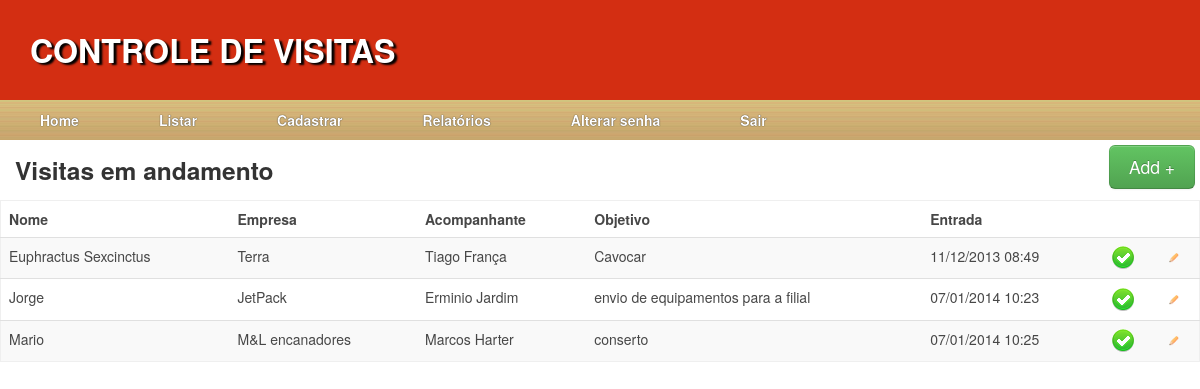
The app's page /index.php?p=listarVisitas (signed in) with its own data.
### tables this page shows
CREATE TABLE IF NOT EXISTS `visita` (
  `id_visita` int(11) NOT NULL AUTO_INCREMENT,
  `visitante_idvisitante` int(11) NOT NULL,
  `funcionario_idfuncionario` int(11) NOT NULL,
  `entrada` datetime DEFAULT NULL,
  `saida` datetime DEFAULT NULL,
  `objetivo_visita` varchar(200) DEFAULT NULL,
  `carga` tinyint(1) DEFAULT NULL,
  `visita_em_andamento` tinyint(1) DEFAULT NULL,
  `habilitado` tinyint(1) DEFAULT NULL,
  PRIMARY KEY (`id_visita`),
  KEY `fk_visita_visitante_idx` (`visitante_idvisitante`),
  KEY `fk_visita_funcionario1_idx` (`funcionario_idfuncionario`)
);

CREATE TABLE IF NOT EXISTS `visitante` (
  `id_visitante` int(11) NOT NULL AUTO_INCREMENT,
  `nome` varchar(100) DEFAULT NULL,
  `empresa` varchar(100) DEFAULT NULL,
  `foto` varchar(150) DEFAULT NULL,
  PRIMARY KEY (`id_visitante`)
);

CREATE TABLE IF NOT EXISTS `funcionario` (
  `id_funcionario` int(11) NOT NULL AUTO_INCREMENT,
  `nome` varchar(100) DEFAULT NULL,
  `setor` varchar(100) DEFAULT NULL,
  `habilitado` tinyint(1) NOT NULL,
  PRIMARY KEY (`id_funcionario`)
);

### conexao.class.php (called while the page is built, shortened)
<?php
@include_once('funcoes.php');
class conexao {
    private $db_host = 'localhost';
    private $db_user = 'controledevisita';
    private $db_pass = '123';
    private $db_name = 'controledevisitas';
    private $con = false;
    public function connect() {
        if(!$this->con) {
            $myconn = @mysql_connect($this->db_host,$this->db_user,$this->db_pass);
            if($myconn) {
                $seldb = @mysql_select_db($this->db_name,$myconn);
                if($seldb) {
                    $this->con = true;
                    return true;
                } else {
                    return false;
                }
            } else {
                return false;
            }
        } else {
            return true;
        }
    }
    public function disconnect() {
	    if($this->con) {
	        if(@mysql_close()) {
				$this->con = false;
	            return true;
	        } else {
	            return false;
	        }
	    }
    }
}

### crud.class.php (called while the page is built, shortened)
<?php
@include_once('funcoes.php');
require_once('conexao.class.php');
require_once('log.class.php');
  class crud {
    public function __construct($tabela) {
        $this->tabela = $tabela;
        return $this->tabela;
    }
	public function query($query) {
		if(!$this->q = mysql_query($query)) die();
		$result = null;
		while($linha = mysql_fetch_assoc($this->q))
			$result[] = $linha;
		return $result;
	}
}

### log.class.php (called while the page is built, shortened)
<?php
require_once('conexao.class.php');
class log{
	public function __construct( $sql, $justificativa) {
        $this->sql = mysql_real_escape_string($sql);
		$query = explode(" ", $this->sql);
		$blacklist = array(
			"insert", "update", "delete", "truncate", "drop", "DECLARE", "EXEC", "SET",
			"CAST",	"alter", "index", "event", "trigger", "grant", "super", "process",
			"reload", "shutdown", "lock", "replication", "user"
		);
    }
}

### listagem/listarVisitas.php (the view, shortened to what this page needs)
<?php
    @include_once('funcoes.php');
	require_once('conexao.class.php');
    require_once('crud.class.php');
?>
<?php if(@$_SESSION['usuario_edicao']) { ?>
	<a style="float: right; clear: both; margin:5px 5px 0 0;"
		href="index.php?p=cadastrarVisitante"
		class="btn btn-large btn-success"
		alt="Adicionar" title="Adicionar">Add +</a>
		<?php } ?>
<h3>Visitas em andamento</h3>
        <table class="table table-striped">
            <thead>
                <tr>
                    <th>Nome</th>
                    <th>Empresa</th>
					<th>Acompanhante</th>
					<th>Objetivo</th>
					<th>Entrada</th>
                </tr>
            </thead>
            <tbody>
                <?php
                    $query = "
					SELECT
						v.`id_visita`,
						vis.`nome` as nome_visitante,
						vis.`empresa`,
						fun.`nome` as nome_funcionario,
						v.`objetivo_visita`,
						DATE_FORMAT( v.`entrada` , 	'%d/%m/%Y %H:%i') AS entrada,
						vei.`id_veiculo` IS NOT NULL AS `veiculo`
					FROM `visita` v
						INNER JOIN `visitante` vis ON (vis.`id_visitante` = v.`visitante_idvisitante`)
						INNER JOIN `funcionario` fun ON (fun.`id_funcionario` = v.`funcionario_idfuncionario`)
						LEFT JOIN `veiculo` vei ON (vei.`visita_idvisita` = v.`id_visita`)
					WHERE v.`habilitado` <> 0
						AND v.`visita_em_andamento` <> 0
					ORDER BY v.`entrada` ASC; ";
					$crud = new crud('visita');
					$result = $crud->query($query);
					if($result){
						foreach($result as $campo){
                ?>
                    <tr>
                        <td><?php echo $campo['nome_visitante']; ?></td>
                        <td><?php echo $campo['empresa']; ?></td>
						<td><?php echo $campo['nome_funcionario']; ?></td>
						<td><?php echo $campo['objetivo_visita']; ?></td>
						<td><?php echo $campo['entrada']; ?></td>
						<?php if(@$_SESSION['usuario_edicao']) { ?><td><a <?php if($campo['veiculo']) echo 'class="vistoria"'; ?> href="<?php echo "index.php?p=cadastrarVisitante&finalizar=".@$campo['id_visita']; ?>"><img src="images/save.gif" alt="Finalizar" title="Finalizar" /></a></td>
                        <td><a href="<?php echo "index.php?p=cadastrarVisitante&editar=".@$campo['id_visita']; ?>"><img src="images/edit.gif" style="width:10px;" title="Editar" /></a></td>
					<?php } ?></tr>
                <?php }
				} else {
					echo "
					<tr>
						<td colspan=\"5\">Sem visitas em aberto no momento.</td>
					</tr>
					";
				}
			?></tbody>
        </table>

### index.php (shortened to what this page needs)
<?php
    require_once('conexao.class.php');
    require_once('crud.class.php');
    require_once('funcoes.php');
?>
<!DOCTYPE HTML>
<html lang="pt-br">
	<head>
		<link rel="stylesheet" type="text/css" href="css/bootstrap.css"/>
        <link rel="stylesheet" type="text/css" href="css/MenuMatic.css" />
        <link rel="stylesheet" type="text/css" href="css/jquery-ui.css"/>
		<link rel="stylesheet" type="text/css" href="css/bootstrap-select.css"/>
		<link rel="stylesheet" type="text/css" href="css/custom.css"/>
	</head>
	<body>
		<h4>CONTROLE DE VISITAS</h4>
			<?php require_once('template.php'); ?>
	</body>
</html>

### template.php (shortened to what this page needs)
<?php
if(isset($_SESSION['login'])){
	require_once('menu.php');
}
require_once('funcoes.php');
$paginas = array(
    "login"=>"login.php",
	"alterarSenha"=>"cadastros/alterarSenha.php",
    "cadastrarFuncionario"=>"cadastros/cadastrarFuncionario.php",
    "cadastrarUsuario"=>"cadastros/cadastrarUsuario.php",
    "cadastrarVisitante"=>"cadastros/cadastrarVisitante.php",
    "listarFuncionarios"=>"listagem/listarFuncionarios.php",
    "listarUsuarios"=>"listagem/listarUsuarios.php",
    "listarVeiculos"=>"listagem/listarVeiculos.php",
    "listarVisitas"=>"listagem/listarVisitas.php",
	"relatorioFuncionario"=>"listagem/relatorios.php",
	"relatorioEmpresa"=>"listagem/relatorios.php",
	"relatorioMes"=>"listagem/relatorios.php",
	"relatorioTempoMedio"=>"listagem/relatorios.php",
	"relatorioCarga"=>"listagem/relatorios.php"
);
if(@isset($_GET['p'])){
		if(isset($_SESSION['login'])){
			if($_SESSION['senha_alterada']){
				incluiPagina($paginas['alterarSenha']);
			}else
				incluiPagina($paginas[$_GET['p']]);
		}else
			incluiPagina($paginas['login']);
}else
	header("Location: index.php?p=login");

### menu.php (shortened to what this page needs)
<div id="menu">
  <ul id="nav">
    <li><a href="index.php?p=listarVisitas">Home</a></li>
    <li><a href="#">Listar</a>
    </li>
    <?php if($_SESSION['usuario_edicao']){ ?>
    <li><a href="#">Cadastrar</a>
    </li>
    <?php } ?>
    <li><a href="#">Relat&oacute;rios</a>
    </li>
    <li><a href="index.php?p=alterarSenha">Alterar senha</a></li>
    <li><a href="logout.php">Sair</a></li>
  </ul>
</div>

### funcoes.php (shortened to what this page needs)
<?php
	function incluiPagina($localdoarquivo) {
		if(file_exists($localdoarquivo)){
			require_once($localdoarquivo);
		}
	}
?>

### css/MenuMatic.css (style rules this page uses)
#nav a, #subMenusContainer a { color:#FFFFFF; text-decoration:none; display:block; padding:10px 40px; }
#nav a { margin:0; float:left; }
#nav, #nav ul, #nav ol, #subMenusContainer ul, #subMenusContainer ol { padding: 0; margin: 0; list-style: none; line-height: 1em; }
#nav li { display:block; list-style:none; position:relative; float:left; }
#nav { position: absolute; text-align: center; }

### css/custom.css (style rules this page uses)
body { background: url(../images/background.png) fixed right bottom no-repeat; }
ul { list-style: none; }
h3 { padding-left: 15px; }
h4 { background: rgb(211,46,18); height: 100px; color: #FFFFFF; line-height: 100px; padding-left: 30px; text-shadow: 3px 2px 2px #000; margin:0; font-size: 2.3em; }
#container, .container, .table, .form { opacity: 0.9; }
#menu { height:40px; box-sizing:border-box !important; line-height:35px; background: #EFD390; background: url('../images/menu_bg.png') repeat-x; }
#menu ul { display:block; width:820px; }
#menu ul, #menu li a { text-shadow: 0 0 1px #000; font-weight: bold; background: url('../images/menu_bg.png') repeat-x; }
#menu ul, #menu li a:hover { text-shadow: 0 0 1px #65B1DA; }
.table { background: #FFF; border: 1px solid #eee; }

### records on screen
visita: visitante_idvisitante.nome "Euphractus Sexcinctus", visitante_idvisitante.empresa "Terra", funcionario_idfuncionario.nome "Tiago França", objetivo_visita "Cavocar", entrada "11/12/2013 08:49"
visita: visitante_idvisitante.nome "Jorge", visitante_idvisitante.empresa "JetPack", funcionario_idfuncionario.nome "Erminio Jardim", objetivo_visita "envio de equipamentos para a filial", entrada "07/01/2014 10:23"
visita: visitante_idvisitante.nome "Mario", visitante_idvisitante.empresa "M&L encanadores", funcionario_idfuncionario.nome "Marcos Harter", objetivo_visita "conserto", entrada "07/01/2014 10:25"
